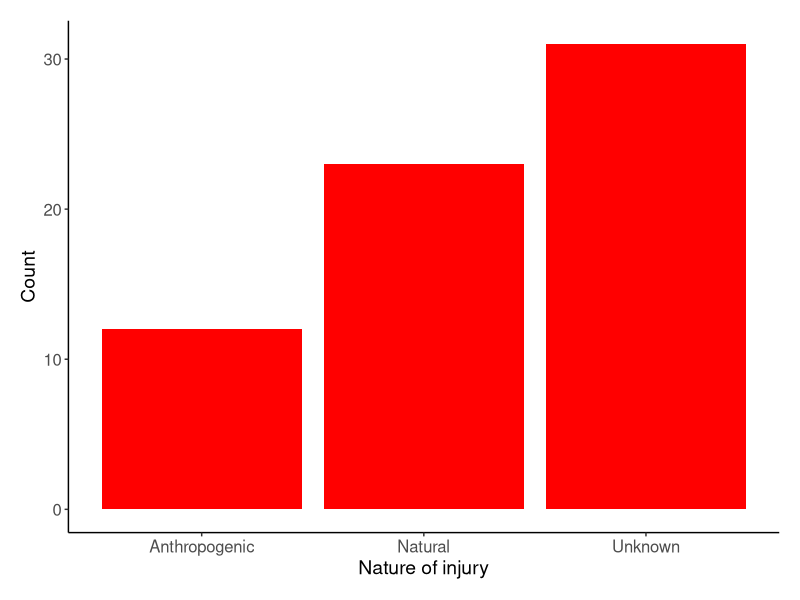
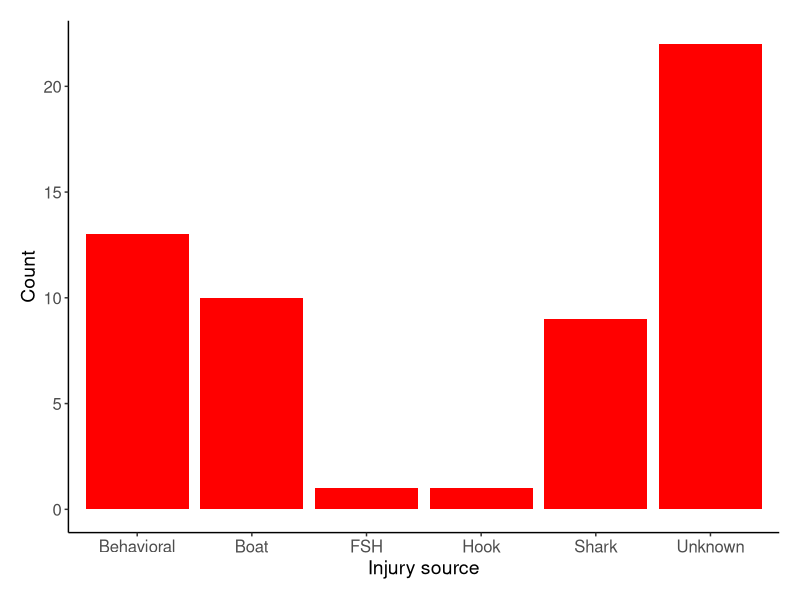

These figures' R source, in order:
## ---- chunk 1
library(tidyverse); theme_set(theme_classic())
library(rstatix)
## ---- chunk 2
df <- read.csv("GreenSeaTurtleInjuries_3.29.24.csv", h=TRUE)
## ---- chunk 3
df$Nature <- as.factor(df$Nature)
levels(df$Nature)

df$BodyPart <- as.factor(df$BodyPart)
levels(df$BodyPart)

df$InjuryType <- as.factor(df$InjuryType)
levels(df$InjuryType)

df$InjuryStage <- as.factor(df$InjuryStage)
levels(df$InjuryStage)

df$Source <- as.factor(df$Source)
levels(df$Source)
## ---- chunk 4
#average CCL 
meanCCL <- mean(df$CCLmax, na.rm = TRUE)
meanCCL #104.5 

sdCCL <- sd(df$CCLmax, na.rm = TRUE)
sdCCL #7.9
## ---- chunk 5
Nature.plot <- ggplot(data=subset(df, !is.na(Nature) & Nature != 4), aes(x=Nature))+
  geom_bar(fill = "red")+
  labs(x = "Nature of injury", 
       y = "Count")+
  scale_x_discrete(labels = c("1" = "Anthropogenic",
                              "2" = "Natural",
                              "3" = "Unknown"))+
  theme(axis.text.x = element_text(size = 12),
          axis.title.x = element_text(size = 14),
          axis.text.y = element_text(size = 12),
          axis.title.y = element_text(size = 14),
          plot.margin = margin(15,15,15,15))
Nature.plot
## ---- chunk 6
#Number of anthropogenic injuries
anthro <- length(df$Nature[df$Nature==1])

#Number of natural injuries
natural <- length(df$Nature[df$Nature==2])

#Number of unknown injuries
unknown <- length(df$Nature[df$Nature==3])
## ---- chunk 7
anthro_nat.ctable <- rbind(c(12,23), c(23,12))
#chisq.test(anthro_nat.ctable, correct = FALSE)
fisher.test(anthro_nat.ctable)
## ---- chunk 8
xtab <- as.table(rbind(
  c(26, 25, 21, 34, 34),
  c(9, 10, 14, 1, 1)
))
dimnames(xtab) <- list(
  Injured = c("No", "Yes"),
  Source = c("shark", "boat", "behavioral", "hook", "entangle")
  )

pairwise_fisher_test(xtab)
## ---- chunk 9
Source.plot <- ggplot(data=subset(df, !is.na(Source) & df$Source != "MS"), aes(x=Source))+
  geom_bar(fill = "red")+
  labs(x = "Injury source", 
       y = "Count")+
  theme(axis.text.x = element_text(size = 12),
          axis.title.x = element_text(size = 14),
          axis.text.y = element_text(size = 12),
          axis.title.y = element_text(size = 14),
          plot.margin = margin(15,15,15,15))
Source.plot
